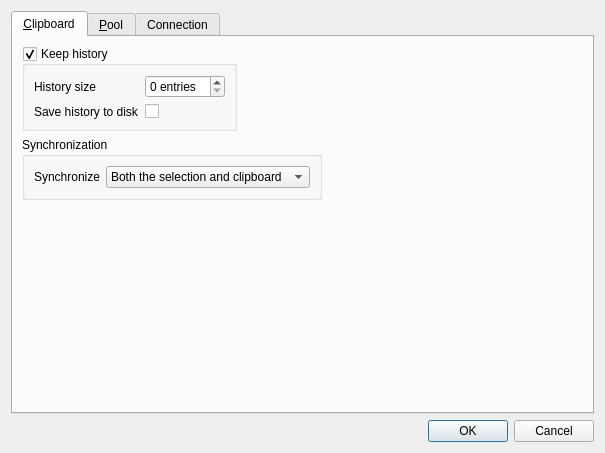
<?xml version="1.0" encoding="UTF-8"?>
<ui version="4.0">
 <class>SettingsDialog</class>
 <widget class="QDialog" name="SettingsDialog">
  <property name="geometry">
   <rect>
    <x>0</x>
    <y>0</y>
    <width>605</width>
    <height>449</height>
   </rect>
  </property>
  <property name="windowTitle">
   <string>HaveClip Settings</string>
  </property>
  <property name="windowIcon">
   <iconset resource="../HaveClip.qrc">
    <normaloff>:/gfx/HaveClip_128.png</normaloff>:/gfx/HaveClip_128.png</iconset>
  </property>
  <layout class="QVBoxLayout" name="verticalLayout">
   <item>
    <widget class="QTabWidget" name="tabWidget">
     <property name="currentIndex">
      <number>0</number>
     </property>
     <widget class="QWidget" name="tab">
      <attribute name="title">
       <string>&amp;Clipboard</string>
      </attribute>
      <layout class="QFormLayout" name="formLayout">
       <property name="fieldGrowthPolicy">
        <enum>QFormLayout::AllNonFixedFieldsGrow</enum>
       </property>
       <item row="0" column="0">
        <widget class="QGroupBox" name="historyGroupBox">
         <property name="title">
          <string>Keep history</string>
         </property>
         <property name="checkable">
          <bool>true</bool>
         </property>
         <layout class="QFormLayout" name="formLayout_2">
          <property name="fieldGrowthPolicy">
           <enum>QFormLayout::AllNonFixedFieldsGrow</enum>
          </property>
          <item row="0" column="0">
           <widget class="QLabel" name="historySizeLabel">
            <property name="text">
             <string>History size</string>
            </property>
           </widget>
          </item>
          <item row="0" column="1">
           <widget class="QSpinBox" name="historySizeSpinBox">
            <property name="suffix">
             <string> entries</string>
            </property>
           </widget>
          </item>
          <item row="1" column="0">
           <widget class="QLabel" name="historySaveLabel">
            <property name="text">
             <string>Save history to disk</string>
            </property>
           </widget>
          </item>
          <item row="1" column="1">
           <widget class="QCheckBox" name="historySaveCheckBox"/>
          </item>
         </layout>
        </widget>
       </item>
       <item row="1" column="0">
        <widget class="QGroupBox" name="syncGroupBox">
         <property name="title">
          <string>Synchronization</string>
         </property>
         <layout class="QFormLayout" name="formLayout_5">
          <property name="fieldGrowthPolicy">
           <enum>QFormLayout::AllNonFixedFieldsGrow</enum>
          </property>
          <item row="0" column="0">
           <widget class="QLabel" name="synchronizeLabel">
            <property name="text">
             <string>Synchronize</string>
            </property>
           </widget>
          </item>
          <item row="0" column="1">
           <widget class="QComboBox" name="synchronizeComboBox">
            <property name="currentIndex">
             <number>2</number>
            </property>
            <item>
             <property name="text">
              <string>Only selection</string>
             </property>
            </item>
            <item>
             <property name="text">
              <string>Only clipboard</string>
             </property>
            </item>
            <item>
             <property name="text">
              <string>Both the selection and clipboard</string>
             </property>
            </item>
           </widget>
          </item>
         </layout>
        </widget>
       </item>
      </layout>
     </widget>
     <widget class="QWidget" name="tab_2">
      <attribute name="title">
       <string>&amp;Pool</string>
      </attribute>
      <layout class="QVBoxLayout" name="verticalLayout_3">
       <item>
        <layout class="QHBoxLayout" name="horizontalLayout">
         <item>
          <widget class="QListView" name="nodeListView">
           <property name="selectionBehavior">
            <enum>QAbstractItemView::SelectRows</enum>
           </property>
          </widget>
         </item>
         <item>
          <layout class="QVBoxLayout" name="verticalLayout_2">
           <item>
            <widget class="QPushButton" name="nodeAddButton">
             <property name="text">
              <string>&amp;Add</string>
             </property>
            </widget>
           </item>
           <item>
            <widget class="QPushButton" name="nodeEditButton">
             <property name="text">
              <string>&amp;Edit</string>
             </property>
            </widget>
           </item>
           <item>
            <widget class="QPushButton" name="nodeRemoveButton">
             <property name="text">
              <string>&amp;Remove</string>
             </property>
            </widget>
           </item>
           <item>
            <spacer name="verticalSpacer">
             <property name="orientation">
              <enum>Qt::Vertical</enum>
             </property>
             <property name="sizeHint" stdset="0">
              <size>
               <width>20</width>
               <height>40</height>
              </size>
             </property>
            </spacer>
           </item>
          </layout>
         </item>
        </layout>
       </item>
      </layout>
     </widget>
     <widget class="QWidget" name="tab_3">
      <attribute name="title">
       <string>Connection</string>
      </attribute>
      <layout class="QVBoxLayout" name="verticalLayout_4">
       <item>
        <widget class="QGroupBox" name="groupBox">
         <property name="title">
          <string>Listen on</string>
         </property>
         <layout class="QFormLayout" name="formLayout_4">
          <property name="fieldGrowthPolicy">
           <enum>QFormLayout::AllNonFixedFieldsGrow</enum>
          </property>
          <item row="0" column="0">
           <widget class="QLabel" name="hostnameOrIPAddressLabel">
            <property name="text">
             <string>Hostname or IP address</string>
            </property>
           </widget>
          </item>
          <item row="0" column="1">
           <widget class="QLineEdit" name="hostLineEdit"/>
          </item>
          <item row="1" column="0">
           <widget class="QLabel" name="portLabel">
            <property name="text">
             <string>Port</string>
            </property>
           </widget>
          </item>
          <item row="1" column="1">
           <widget class="QSpinBox" name="portSpinBox">
            <property name="minimum">
             <number>1025</number>
            </property>
            <property name="maximum">
             <number>65535</number>
            </property>
            <property name="value">
             <number>9999</number>
            </property>
           </widget>
          </item>
         </layout>
        </widget>
       </item>
       <item>
        <widget class="QGroupBox" name="groupBox_2">
         <property name="title">
          <string>Auto discovery</string>
         </property>
         <layout class="QFormLayout" name="formLayout_3">
          <property name="fieldGrowthPolicy">
           <enum>QFormLayout::AllNonFixedFieldsGrow</enum>
          </property>
          <item row="0" column="0">
           <widget class="QLabel" name="allowDiscoveryLabel">
            <property name="text">
             <string>Allow this computer to be auto discovered in LAN</string>
            </property>
           </widget>
          </item>
          <item row="0" column="1">
           <widget class="QCheckBox" name="allowDiscoveryCheckBox"/>
          </item>
          <item row="1" column="0">
           <widget class="QLabel" name="networkNameLabel">
            <property name="text">
             <string>Network name</string>
            </property>
           </widget>
          </item>
          <item row="1" column="1">
           <widget class="QLineEdit" name="networkNameLineEdit"/>
          </item>
         </layout>
        </widget>
       </item>
       <item>
        <widget class="QGroupBox" name="groupBox_3">
         <property name="title">
          <string>Encryption</string>
         </property>
         <layout class="QGridLayout" name="gridLayout">
          <item row="4" column="2">
           <widget class="QToolButton" name="certificateButton">
            <property name="text">
             <string>...</string>
            </property>
           </widget>
          </item>
          <item row="1" column="0">
           <widget class="QLabel" name="useEncryptionLabel">
            <property name="text">
             <string>Use encryption</string>
            </property>
           </widget>
          </item>
          <item row="4" column="0">
           <widget class="QLabel" name="certificateLabel">
            <property name="text">
             <string>Certificate</string>
            </property>
           </widget>
          </item>
          <item row="1" column="1">
           <widget class="QComboBox" name="encryptionComboBox">
            <item>
             <property name="text">
              <string>None</string>
             </property>
            </item>
            <item>
             <property name="text">
              <string>SSL</string>
             </property>
            </item>
            <item>
             <property name="text">
              <string>TLS</string>
             </property>
            </item>
           </widget>
          </item>
          <item row="4" column="1">
           <widget class="QLineEdit" name="certificateLineEdit"/>
          </item>
          <item row="5" column="2">
           <widget class="QToolButton" name="keyButton">
            <property name="text">
             <string>...</string>
            </property>
           </widget>
          </item>
          <item row="5" column="1">
           <widget class="QLineEdit" name="keyLineEdit"/>
          </item>
          <item row="5" column="0">
           <widget class="QLabel" name="label">
            <property name="text">
             <string>Private key</string>
            </property>
           </widget>
          </item>
          <item row="6" column="0">
           <widget class="QLabel" name="label_2">
            <property name="text">
             <string>SHA-1 Fingerprint</string>
            </property>
           </widget>
          </item>
          <item row="6" column="1">
           <widget class="QLabel" name="shaFingerLabel">
            <property name="text">
             <string/>
            </property>
           </widget>
          </item>
          <item row="7" column="0" colspan="3" alignment="Qt::AlignHCenter">
           <widget class="QPushButton" name="genCertButton">
            <property name="sizePolicy">
             <sizepolicy hsizetype="Fixed" vsizetype="Fixed">
              <horstretch>0</horstretch>
              <verstretch>0</verstretch>
             </sizepolicy>
            </property>
            <property name="text">
             <string>Generate new private key and certificate</string>
            </property>
           </widget>
          </item>
         </layout>
        </widget>
       </item>
      </layout>
     </widget>
    </widget>
   </item>
   <item>
    <widget class="QDialogButtonBox" name="buttonBox">
     <property name="orientation">
      <enum>Qt::Horizontal</enum>
     </property>
     <property name="standardButtons">
      <set>QDialogButtonBox::Cancel|QDialogButtonBox::Ok</set>
     </property>
    </widget>
   </item>
  </layout>
 </widget>
 <resources>
  <include location="../HaveClip.qrc"/>
 </resources>
 <connections>
  <connection>
   <sender>buttonBox</sender>
   <signal>accepted()</signal>
   <receiver>SettingsDialog</receiver>
   <slot>accept()</slot>
   <hints>
    <hint type="sourcelabel">
     <x>248</x>
     <y>254</y>
    </hint>
    <hint type="destinationlabel">
     <x>157</x>
     <y>274</y>
    </hint>
   </hints>
  </connection>
  <connection>
   <sender>buttonBox</sender>
   <signal>rejected()</signal>
   <receiver>SettingsDialog</receiver>
   <slot>reject()</slot>
   <hints>
    <hint type="sourcelabel">
     <x>316</x>
     <y>260</y>
    </hint>
    <hint type="destinationlabel">
     <x>286</x>
     <y>274</y>
    </hint>
   </hints>
  </connection>
 </connections>
</ui>
